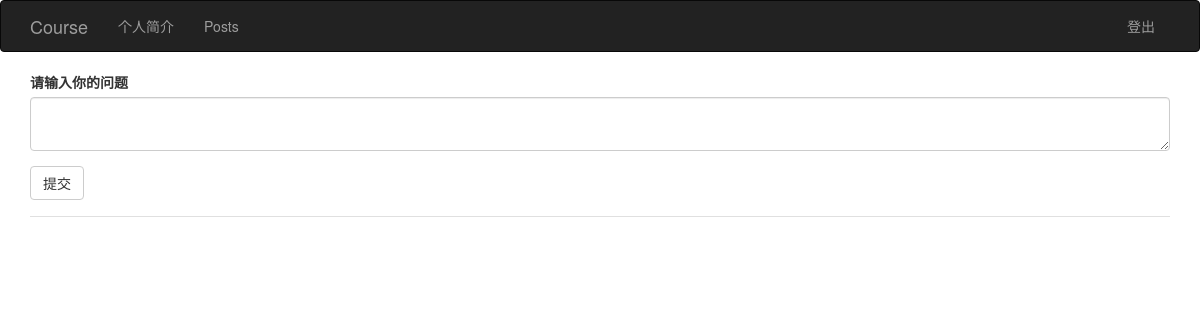
/post (signed in), run on an earlier commit of the app's database.
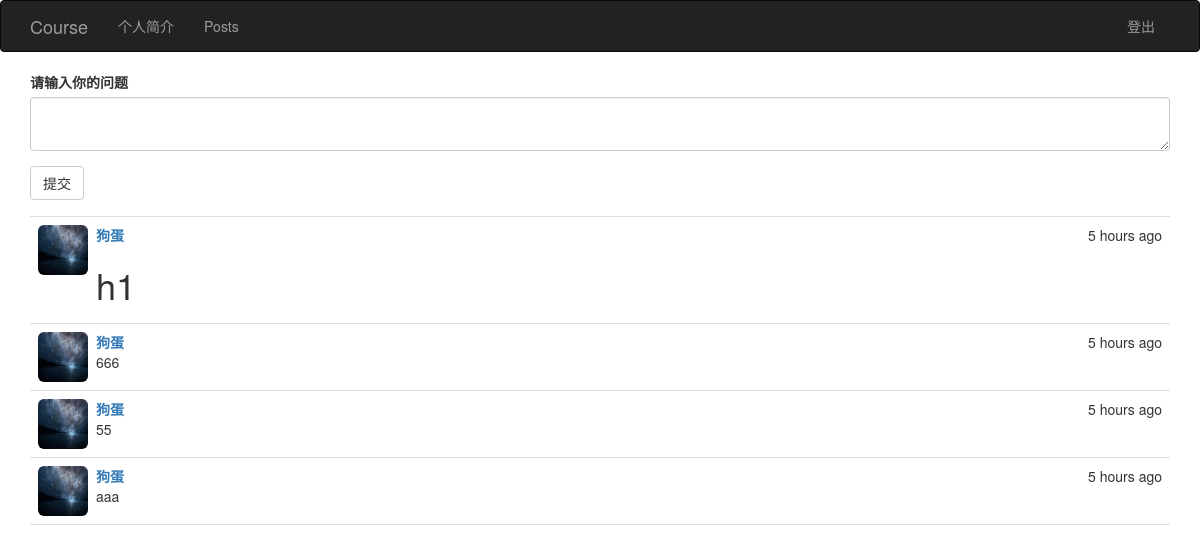
And on a later commit of the database.
### app/models.py (models this page shows, shortened)
class Post(db.Model):
    __tablename__ = 'posts'
    id = db.Column(db.Integer, primary_key=True)
    body = db.Column(db.Text)
    body_html = db.Column(db.Text)
    timestamp = db.Column(db.DateTime, index=True, default=datetime.utcnow)
    author_id = db.Column(db.Integer, db.ForeignKey('users.id'))

class User(UserMixin, db.Model):
    __tablename__ = 'users'
    id = db.Column(db.Integer, primary_key=True)
    name = db.Column(db.String(64), unique=True, index=True)
    password = db.Column(db.String(64))
    registerTime = db.Column(db.DateTime, default=datetime.utcnow)
    email = db.Column(db.String(64), nullable=True)
    posts = db.relationship('Post', backref='author', lazy='dynamic')
    courses = db.relationship('Role', back_populates='user')

### app/main/views.py (the view)
@main.route('/post', methods=['GET', 'POST'])
@login_required
def post():
    form = PostForm()
    if form.validate_on_submit():
        post = Post(body=form.body.data,
                    author=current_user._get_current_object())
        db.session.add(post)
        db.session.commit()
        return redirect(url_for('.post'))
    posts = Post.query.order_by(Post.timestamp.desc()).all()
    head = get_user_head(current_user.id)
    return render_template('posts.html', form=form, posts=posts, head=head)

### app/main/forms.py
class PostForm(FlaskForm):
    body = PageDownField('请输入你的问题', validators=[DataRequired()])
    submit = SubmitField('提交')

### app/main/views.py (called while the page is built)
def get_user_head(id):
    head = '/static/heads/default.jpg'
    f = [f for f in os.listdir('app/static/heads') \
               if f.startswith(str(id))]
    if len(f) != 0:
        head = os.path.join('/static/heads', f[0])
    return head

### app/models.py (called while the page is built)
@loginManager.user_loader
def load_user(user_id):
    return User.query.get(int(user_id))

### app/templates/posts.html
{% extends "base.html" %}
{% import "bootstrap/wtf.html" as wtf %}
{% block page_content %}
<div>
    {{ wtf.quick_form(form) }}
</div>
<ul class="posts">
    {% for post in posts %}
    <li class="post">
        <div class="post-thumnail">
            <div class="post-head">
                <img class="img-rounded" src={{ head }} width=50 height=50 />
            </div>
            <div class="post-date">{{ moment(post.timestamp).fromNow() }}</div>
            <div class="post-author">
                <a href="{{ url_for('.user_profile', id=post.author.id) }}">
                    {{ post.author.name }}
                </a>
            </div>
            <div class="post-body">
                {% if post.body_html %}
                    {{ post.body_html | safe }}
                {% else %}
                    {{ post.body }}
                {% endif %}
            </div>
        </div>
    </li>
    {% endfor %}
</ul>
{% endblock %}

### app/templates/base.html (shortened to what this page needs)
{% extends "bootstrap/base.html" %}
{% block head %}
{{ super() }}
<link rel="stylesheet" href="{{ url_for('static', filename='css/styles.css') }}" type="text/css">
{% endblock %}
{% block navbar %}
<div class="navbar navbar-inverse" role="navigation">
    <div class="container">
        <div class="navbar-header">
            <a class="navbar-brand" href="/">Course</a>
        </div>
        <div class="navbar-collapse collapse">
            <ul class="nav navbar-nav">
                {% if current_user.is_authenticated %}
                <li>
                    <a href="{{ url_for('main.user_profile', id=current_user.id) }}">
                        个人简介
                    </a>
                </li>
                <li>
                    <a href="{{ url_for('main.post') }}">
                         Posts
                    </a>
                </li>
                {% endif %}
            </ul>
            <ul class="nav navbar-nav navbar-right">
                {% if current_user.is_authenticated %}
                <li>
                    <a href="{{ url_for('main.logout') }}">
                        登出
                    </a>
                </li>
                {% endif %}
            </ul>
        </div>
    </div>
</div>
{% endblock %}
{% block content %}
<div class="container">
    {% block page_content %}{% endblock %}
</div>
{% endblock %}

### app/static/css/styles.css (style rules this page uses)
ul.posts { list-style-type: none; padding: 0px; margin: 16px 0px 0px 0px; border-top: 1px solid #e0e0e0; }
ul.posts li.post { padding: 8px; border-bottom: 1px solid #e0e0e0; }
div.post-date { float: right; }
div.post-author { font-weight: bold; }
div.post-head { float: left; margin-right: 8px }

What changed in the data, as far as the page shows it:
added Post: timestamp "5 hours ago", author.name "狗蛋", body_html "h1"
added Post: timestamp "5 hours ago", author.name "狗蛋", body_html "666"
added Post: timestamp "5 hours ago", author.name "狗蛋", body_html "55"
added Post: timestamp "5 hours ago", author.name "狗蛋", body_html "aaa"
